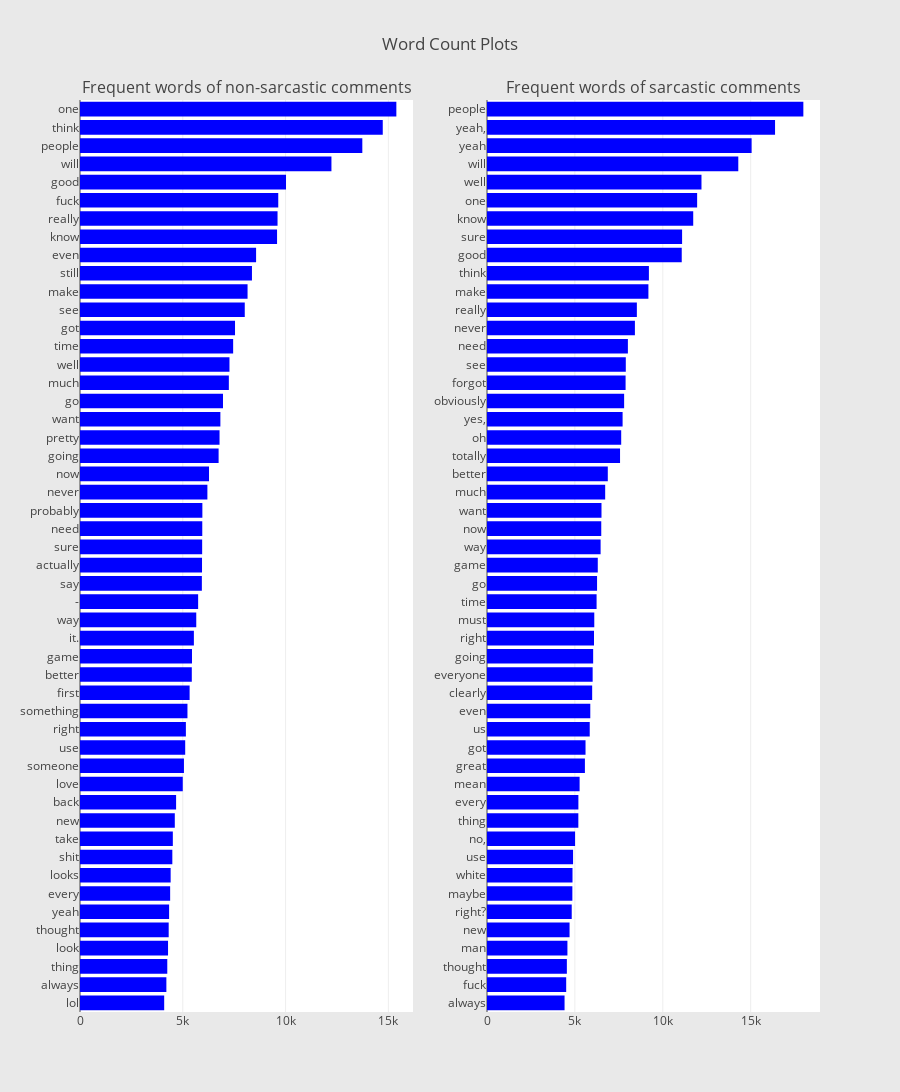

Write notebook code for a chart like this one.
### Code cell
from collections import defaultdict
train1_df = train_df[train_df["label"]==1]
train0_df = train_df[train_df["label"]==0]
from plotly import tools
import plotly.offline as py
py.init_notebook_mode(connected=True)
import plotly.graph_objs as go


## custom function for ngram generation ##
def generate_ngrams(text, n_gram=1):
    token = [token for token in text.lower().split(" ") if token != "" if token not in STOPWORDS]
    ngrams = zip(*[token[i:] for i in range(n_gram)])
    return [" ".join(ngram) for ngram in ngrams]

## custom function for horizontal bar chart ##
def horizontal_bar_chart(df, color):
    trace = go.Bar(
        y=df["word"].values[::-1],
        x=df["wordcount"].values[::-1],
        showlegend=False,
        orientation = 'h',
        marker=dict(
            color=color,
        ),
    )
    return trace

## Get the bar chart from sincere questions ##
freq_dict = defaultdict(int)
for sent in train0_df["comment"]:
    for word in generate_ngrams(sent):
        freq_dict[word] += 1
fd_sorted = pd.DataFrame(sorted(freq_dict.items(), key=lambda x: x[1])[::-1])
fd_sorted.columns = ["word", "wordcount"]
trace0 = horizontal_bar_chart(fd_sorted.head(50), 'blue')

## Get the bar chart from insincere questions ##
freq_dict = defaultdict(int)
for sent in train1_df["comment"]:
    for word in generate_ngrams(sent):
        freq_dict[word] += 1
fd_sorted = pd.DataFrame(sorted(freq_dict.items(), key=lambda x: x[1])[::-1])
fd_sorted.columns = ["word", "wordcount"]
trace1 = horizontal_bar_chart(fd_sorted.head(50), 'blue')

# Creating two subplots
fig = tools.make_subplots(rows=1, cols=2, vertical_spacing=0.04,
                          subplot_titles=["Frequent words of non-sarcastic comments", 
                                          "Frequent words of sarcastic comments"])
fig.append_trace(trace0, 1, 1)
fig.append_trace(trace1, 1, 2)
fig['layout'].update(height=1200, width=900, paper_bgcolor='rgb(233,233,233)', title="Word Count Plots")
py.iplot(fig, filename='word-plots')

### Figure 1 — Plotly figure (JSON) as saved in the notebook; plotly's stock layout.template omitted (floating-point values rounded to 4 significant figures)
{"data": [{"marker": {"color": "blue"}, "orientation": "h", "showlegend": false, "type": "bar", "uid": "6f79f96d-ca44-4836-b222-cbef5d012e1d", "x": [4095, 4201, 4245, 4282, 4314, 4334, 4385, 4409, 4491, 4515, 4611, 4674, 4998, 5056, 5117, 5150, 5227, 5332, 5438, 5447, 5539, 5655, 5746, 5927, 5935, 5942, 5947, 5952, 6196, 6275, 6742, 6787, 6828, 6955, 7240, 7270, 7449, 7540, 8014, 8150, 8364, 8565, 9585, 9608, 9643, 10020, 12230, 13732, 14726, 15387], "xaxis": "x", "y": ["lol", "always", "thing", "look", "thought", "yeah", "every", "looks", "shit", "take", "new", "back", "love", "someone", "use", "right", "something", "first", "better", "game", "it.", "way", "-", "say", "actually", "sure", "need", "probably", "never", "now", "going", "pretty", "want", "go", "much", "well", "time", "got", "see", "make", "still", "even", "know", "really", "fuck", "good", "will", "people", "think", "one"], "yaxis": "y"}, {"marker": {"color": "blue"}, "orientation": "h", "showlegend": false, "type": "bar", "uid": "eb076ca9-cc17-419a-9bb0-e4e6bd62b9a9", "x": [4412, 4505, 4543, 4575, 4697, 4820, 4856, 4864, 4896, 5010, 5196, 5199, 5268, 5570, 5605, 5844, 5876, 5983, 6010, 6039, 6087, 6103, 6234, 6261, 6302, 6463, 6500, 6513, 6723, 6872, 7569, 7634, 7714, 7801, 7884, 7896, 8015, 8414, 8525, 9182, 9210, 11078, 11098, 11731, 11954, 12201, 14295, 15053, 16386, 17996], "xaxis": "x2", "y": ["always", "fuck", "thought", "man", "new", "right?", "maybe", "white", "use", "no,", "thing", "every", "mean", "great", "got", "us", "even", "clearly", "everyone", "going", "right", "must", "time", "go", "game", "way", "now", "want", "much", "better", "totally", "oh", "yes,", "obviously", "forgot", "see", "need", "never", "really", "make", "think", "good", "sure", "know", "one", "well", "will", "yeah", "yeah,", "people"], "yaxis": "y2"}], "layout": {"annotations": [{"font": {"size": 16}, "showarrow": false, "text": "Frequent words of non-sarcastic comments", "x": 0.225, "xanchor": "center", "xref": "paper", "y": 1, "yanchor": "bottom", "yref": "paper"}, {"font": {"size": 16}, "showarrow": false, "text": "Frequent words of sarcastic comments", "x": 0.775, "xanchor": "center", "xref": "paper", "y": 1, "yanchor": "bottom", "yref": "paper"}], "height": 1200, "paper_bgcolor": "rgb(233,233,233)", "title": {"text": "Word Count Plots"}, "width": 900, "xaxis": {"anchor": "y", "domain": [0, 0.45]}, "xaxis2": {"anchor": "y2", "domain": [0.55, 1]}, "yaxis": {"anchor": "x", "domain": [0, 1]}, "yaxis2": {"anchor": "x2", "domain": [0, 1]}}}
